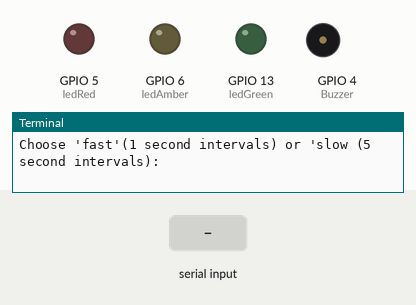
A program run on a simulated Raspberry Pi (BCM pin numbers). Parts: output pins drawn as LEDs (lit = HIGH), buzzer (waves = sounding, pin HIGH), the last lines printed to the terminal. Inputs (shaded band) come from the test bench.

Above: at 1.2 s.
1.3 s: "5" typed at the terminal, then Enter
At 2.6 s:
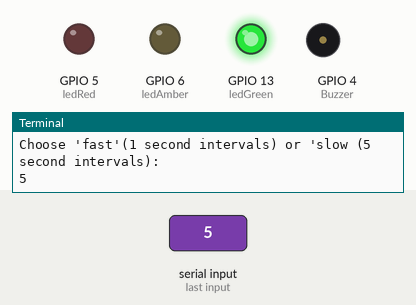
At 7.6 s:
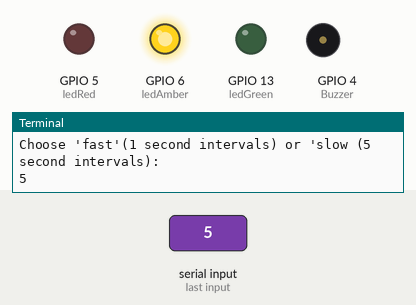
Timing chart, 0 to 25.8 s (numbered marks = the images above; inputs shaded):
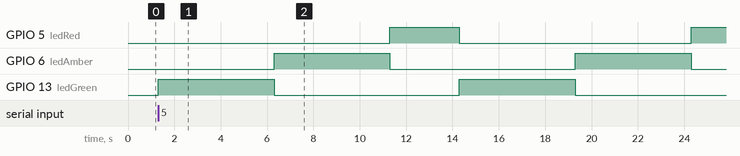

The program:

stoplight.py
```python
#!/usr/bin/env python3

from gpiozero import LED, Buzzer
from time import sleep

ledRed = LED(5)
ledAmber = LED(6)
ledGreen = LED(13)
bz = Buzzer(4)

leds = {ledRed, ledAmber, ledGreen}

slow = 5
fast = 1

def clicker():
	bz.on()
	bz.off()

def greenAmberRed():
	ledGreen.off()
	clicker()
	ledAmber.on()
	clicker()
	sleep(programSpeed)
	ledAmber.off()
	clicker()
	ledRed.on()
	clicker()

programSpeed = int(input("Choose 'fast'(1 second intervals) or 'slow (5 second intervals): "))

repeat = 100

while repeat > 0:
	for led in leds:
		led.off()
		clicker()
	clicker()
	ledGreen.on()
	clicker()
	sleep(5)
	greenAmberRed()
	clicker()
	sleep(3)
	repeat -= 1
	print(f"{repeat} Iterations remaining.")
```

Measured:
- after the input at 1.3 s, GPIO 5 (ledRed): LOW → HIGH after 10.0 s, → LOW 3.0 s later, → HIGH 10.0 s later; GPIO 6 (ledAmber): alternates HIGH for 5.0 s and LOW for 8.0 s, starting after 5.0 s; GPIO 13 (ledGreen): alternates HIGH for 5.0 s and LOW for 8.0 s, starting at once
